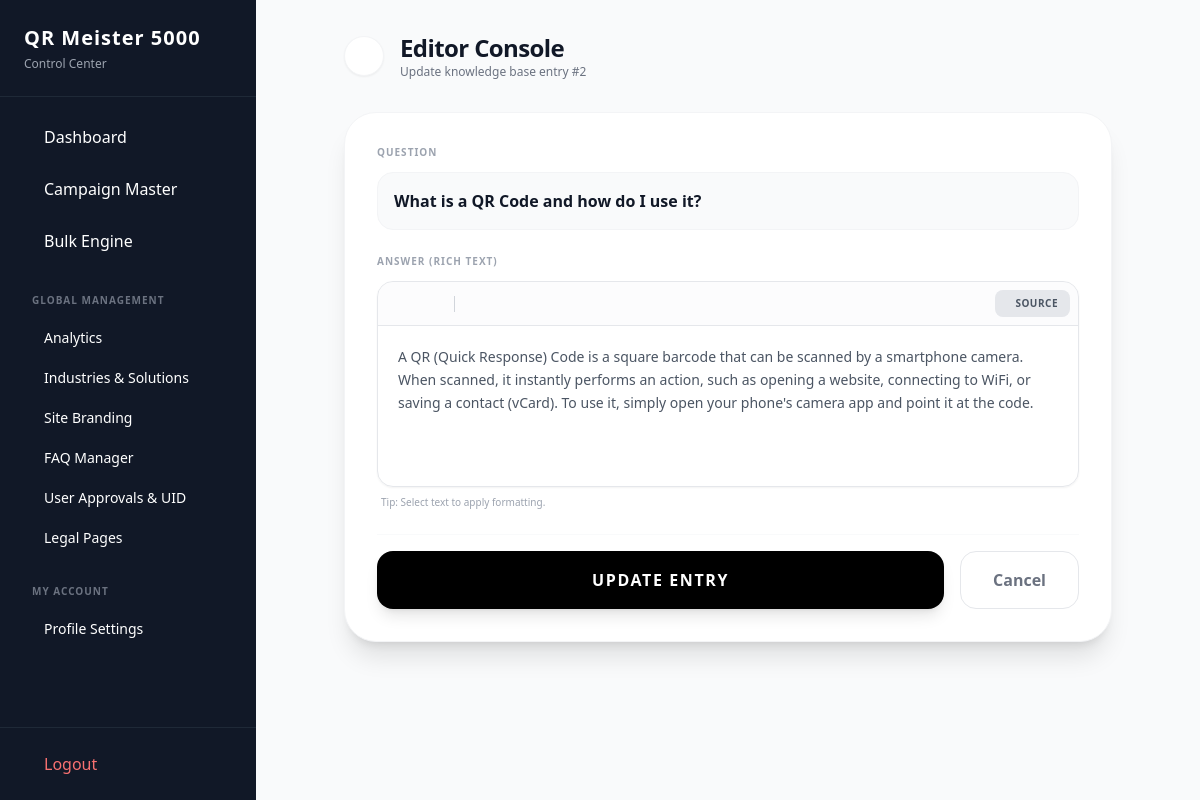
The app's page /admin/faqs/edit/2 (signed in) with its own data.
### flask_app.py (models this page shows)
class SiteConfig(db.Model):
    id = db.Column(db.Integer, primary_key=True)
    site_name = db.Column(db.String(100), default="QR Generator")
    favicon = db.Column(db.String(100), default="default_favicon.ico")
    total_generated = db.Column(db.Integer, default=0)
    title_font = db.Column(db.String(50), default="Inter")
    title_font_size = db.Column(db.Integer, default=32)
    title_color = db.Column(db.String(20), default="#111827")
    dark_mode = db.Column(db.Boolean, default=False)
    maintenance_mode = db.Column(db.Boolean, default=False)
    footer_text = db.Column(db.String(200), default="Powered by QR Master")
    contact_email = db.Column(db.String(100), default="admin@yourdomain.com")
    whatsapp_number = db.Column(db.String(20), default="8801XXXXXXXXX")
    payment_instructions = db.Column(db.Text, default="Send 1500 BDT via bKash to...")

class FAQ(db.Model):
    id = db.Column(db.Integer, primary_key=True)
    question = db.Column(db.String(255), nullable=False)
    answer = db.Column(db.Text, nullable=False)

### flask_app.py (the view)
@app.route('/admin/faqs/edit/<int:id>', methods=['GET', 'POST'])
@login_required
def edit_faq(id):
    if not current_user.is_superadmin: return redirect(url_for('admin_dashboard'))
    faq = FAQ.query.get_or_404(id)
    if request.method == 'POST':
        faq.question = request.form.get('question')
        faq.answer = request.form.get('answer')
        db.session.commit()
        flash('FAQ Updated successfully!', 'success')
        return redirect(url_for('admin_faqs'))
    return render_template('admin/edit_faq.html', faq=faq)

### flask_app.py (called while the page is built)
@login_manager.user_loader
def load_user(user_id):
    return User.query.get(int(user_id))

def get_config():
    config = SiteConfig.query.first()
    if not config:
        config = SiteConfig()
        db.session.add(config)
        db.session.commit()
    return config

@app.before_request
def check_maintenance():
    config = get_config()
    if config.maintenance_mode:
        allowed_paths = ['/login', '/logout', '/static', '/admin']
        is_allowed = any(request.path.startswith(path) for path in allowed_paths)
        if not is_allowed and not (current_user.is_authenticated and current_user.is_superadmin):
            return render_template('maintenance.html'), 503

@app.context_processor
def inject_global_vars():
    return dict(config=get_config())

### templates/admin/edit_faq.html (shortened to what this page needs)
{% extends "admin/base.html" %}
{% block content %}
    <div class="max-w-3xl mx-auto">
        <div class="flex items-center gap-4 mb-8">
            <a href="{{ url_for('admin_faqs') }}" class="w-10 h-10 flex items-center justify-center rounded-full bg-white text-gray-400 hover:text-black hover:bg-gray-50 border border-gray-100 transition shadow-sm">
            </a>
            <div>
                <h2 class="text-2xl font-black text-gray-900 tracking-tight">Editor Console</h2>
                <p class="text-xs text-gray-500 font-medium">Update knowledge base entry #{{ faq.id }}</p>
            </div>
        </div>
        <div class="bg-white p-8 rounded-[2rem] shadow-xl border border-gray-100">
            <form method="POST" class="space-y-6" onsubmit="syncContent()">
                <div>
                    <label class="block text-[10px] font-black text-gray-400 uppercase tracking-widest mb-3">Question</label>
                    <input type="text" name="question" value="{{ faq.question }}" required
                           class="w-full p-4 bg-gray-50 border border-gray-100 rounded-2xl focus:ring-2 focus:ring-black focus:bg-white focus:outline-none font-bold text-gray-900 transition placeholder-gray-300">
                </div>
                <div>
                    <label class="block text-[10px] font-black text-gray-400 uppercase tracking-widest mb-3">Answer (Rich Text)</label>
                    <div class="border border-gray-200 rounded-2xl overflow-hidden focus-within:ring-2 focus-within:ring-blue-500/20 transition shadow-sm">
                        <div class="flex items-center gap-1 bg-gray-50/50 p-2 border-b border-gray-200 text-gray-600">
                            <button type="button" onclick="execCmd('bold')" title="Bold" class="p-2 rounded-lg hover:bg-white hover:shadow-sm hover:text-black transition">
                            </button>
                            <button type="button" onclick="execCmd('italic')" title="Italic" class="p-2 rounded-lg hover:bg-white hover:shadow-sm hover:text-black transition">
                            </button>
                            <button type="button" onclick="execCmd('underline')" title="Underline" class="p-2 rounded-lg hover:bg-white hover:shadow-sm hover:text-black transition">
                            </button>
                            <button type="button" onclick="execCmd('insertUnorderedList')" title="Bullet List" class="p-2 rounded-lg hover:bg-white hover:shadow-sm hover:text-black transition">
                            </button>
                            <button type="button" onclick="addLink()" title="Add Link" class="p-2 rounded-lg hover:bg-white hover:shadow-sm hover:text-blue-600 transition">
                            </button>
                            <button type="button" onclick="toggleSource()" class="px-3 py-1.5 rounded-lg bg-gray-200 text-gray-600 hover:bg-gray-300 hover:text-black transition flex items-center gap-2 text-[10px] font-bold uppercase tracking-wider">
                                 Source
                            </button>
                        </div>
                        <div id="visualEditor" contenteditable="true" class="p-5 min-h-[160px] outline-none text-gray-600 leading-relaxed text-sm">
                            {{ faq.answer | safe }}
                        </div>
                    </div>
                    <p class="text-[10px] text-gray-400 mt-2 flex items-center gap-1">
                         Tip: Select text to apply formatting.
                    </p>
                </div>
                <div class="flex gap-4 pt-4 border-t border-gray-50">
                    <button type="submit" class="flex-1 bg-black text-white py-4 rounded-2xl font-black uppercase tracking-widest hover:bg-gray-800 transition shadow-lg">
                        Update Entry
                    </button>
                    <a href="{{ url_for('admin_faqs') }}" class="px-8 py-4 border border-gray-200 rounded-2xl text-gray-500 font-bold hover:bg-gray-50 hover:text-gray-900 transition">
                        Cancel
                    </a>
                </div>
            </form>
        </div>
    </div>
{% endblock %}

### templates/admin/base.html (shortened to what this page needs)
<!DOCTYPE html>
<html lang="en">
<head>
    <script src="https://cdn.tailwindcss.com"></script>
    <link rel="stylesheet" href="https://unpkg.com/tippy.js@6/dist/tippy.css" />
</head>
<body class="bg-gray-50 flex h-screen">
    <aside class="w-64 bg-gray-900 text-white flex flex-col">
        <div class="p-6 border-b border-gray-800">
            <h1 class="text-xl font-bold tracking-wider truncate" title="{{ config.site_name }}">
                {{ config.site_name or 'QR MASTER' }}
            </h1>
            <p class="text-xs text-gray-400 mt-1">Control Center</p>
        </div>
        <nav class="flex-1 p-4 space-y-1">
            <a href="{{ url_for('admin_dashboard') }}" class="flex items-center gap-3 px-4 py-3 rounded-lg hover:bg-gray-800 {{ 'bg-gray-800' if request.endpoint == 'admin_dashboard' }}">
                 Dashboard
            </a>
            <a href="{{ url_for('admin_campaigns') }}" class="flex items-center gap-3 px-4 py-3 rounded-lg hover:bg-gray-800 {{ 'bg-gray-800' if 'campaigns' in request.endpoint }}">
                 Campaign Master
            </a>
            <a href="{{ url_for('bulk_generate') }}" class="flex items-center gap-3 px-4 py-3 rounded-lg hover:bg-gray-800 {{ 'bg-gray-800' if request.endpoint == 'bulk_generate' }}">
                 Bulk Engine
            </a>
            {% if current_user.is_superadmin %}
            <div class="pt-6 pb-2 pl-4 text-[10px] font-bold text-gray-500 uppercase tracking-widest">Global Management</div>
            <a href="{{ url_for('admin_analytics') }}" class="flex items-center gap-3 px-4 py-2 rounded-lg hover:bg-gray-800 text-sm {{ 'bg-gray-800 text-blue-400' if request.endpoint == 'admin_analytics' }}">
                 Analytics
            </a>
            <a href="{{ url_for('admin_industries') }}" class="flex items-center gap-3 px-4 py-2 rounded-lg hover:bg-gray-800 text-sm {{ 'bg-gray-800 text-purple-400' if request.endpoint == 'admin_industries' }}">
                 Industries & Solutions
            </a>
            <a href="{{ url_for('admin_settings') }}" class="flex items-center gap-3 px-4 py-2 rounded-lg hover:bg-gray-800 text-sm {{ 'bg-gray-800' if request.endpoint == 'admin_settings' }}">
                 Site Branding
            </a>
            <a href="{{ url_for('admin_faqs') }}" class="flex items-center gap-3 px-4 py-2 rounded-lg hover:bg-gray-800 text-sm {{ 'bg-gray-800' if request.endpoint == 'admin_faqs' }}">
                 FAQ Manager
            </a>
            <a href="{{ url_for('admin_users') }}" class="flex items-center gap-3 px-4 py-2 rounded-lg hover:bg-gray-800 text-sm {{ 'bg-gray-800' if request.endpoint == 'admin_users' }}">
                 User Approvals & UID
            </a>
            <a href="{{ url_for('admin_pages') }}" class="flex items-center gap-3 px-4 py-2 rounded-lg hover:bg-gray-800 text-sm {{ 'bg-gray-800' if request.endpoint == 'admin_pages' }}">
                 Legal Pages
            </a>
            {% endif %}
            <div class="pt-6 pb-2 pl-4 text-[10px] font-bold text-gray-500 uppercase tracking-widest">My Account</div>
            <a href="{{ url_for('admin_profile') }}" class="flex items-center gap-3 px-4 py-2 rounded-lg hover:bg-gray-800 text-sm {{ 'bg-gray-800' if request.endpoint == 'admin_profile' }}">
                 Profile Settings
            </a>
        </nav>
        <div class="p-4 border-t border-gray-800">
            <a href="{{ url_for('logout') }}" class="flex items-center gap-3 px-4 py-2 text-red-400 hover:text-red-300 transition">
                 Logout
            </a>
        </div>
    </aside>
    <main class="flex-1 overflow-y-auto p-8">
        {% block content %}{% endblock %}
    </main>
</body>
</html>

### records on screen
SiteConfig: site_name "QR Meister 5000"
FAQ: id "2", question "What is a QR Code and how do I use it?", answer "A QR (Quick Response) Code is a square barcode that can be scanned by a smartphone camera. When scanned, it instantly performs an action, such as opening a website, connecting to WiFi, or saving a contact (vCard). To use it, simply open your phone's camera app and point it at the code."
